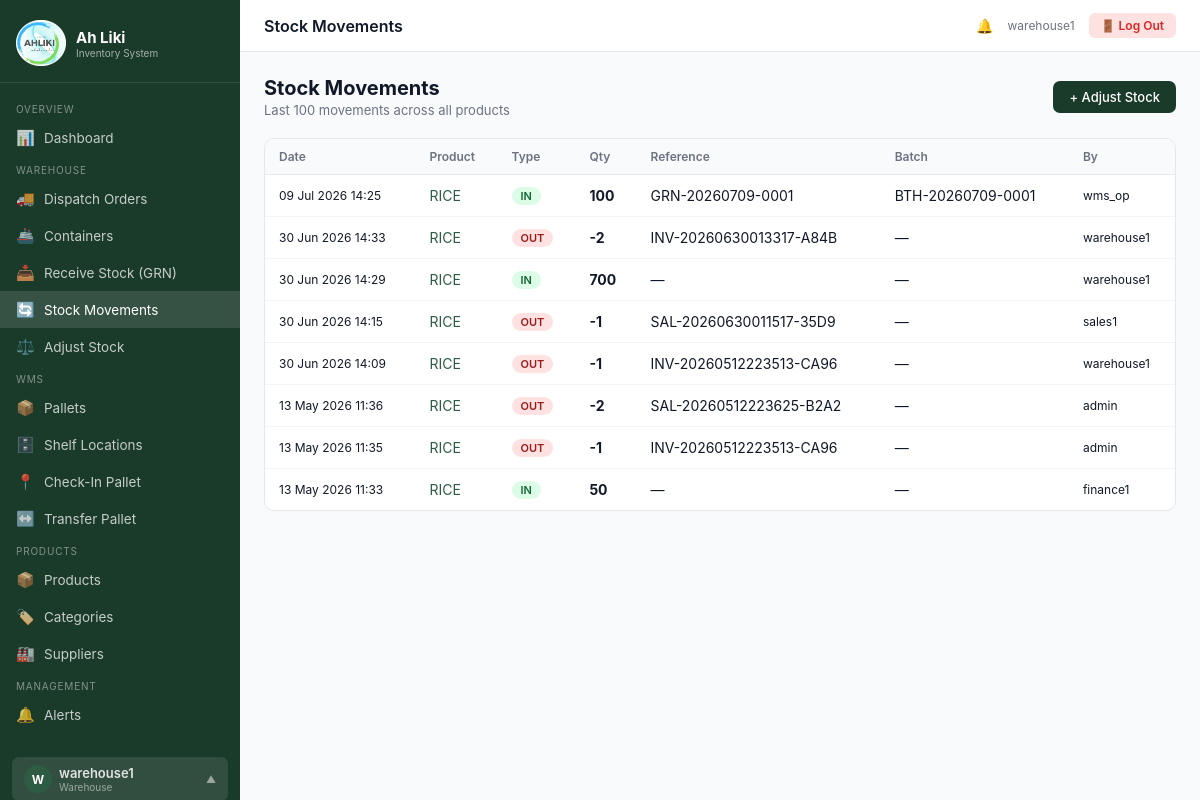
The app's page /stock/movements/ (signed in), older data.
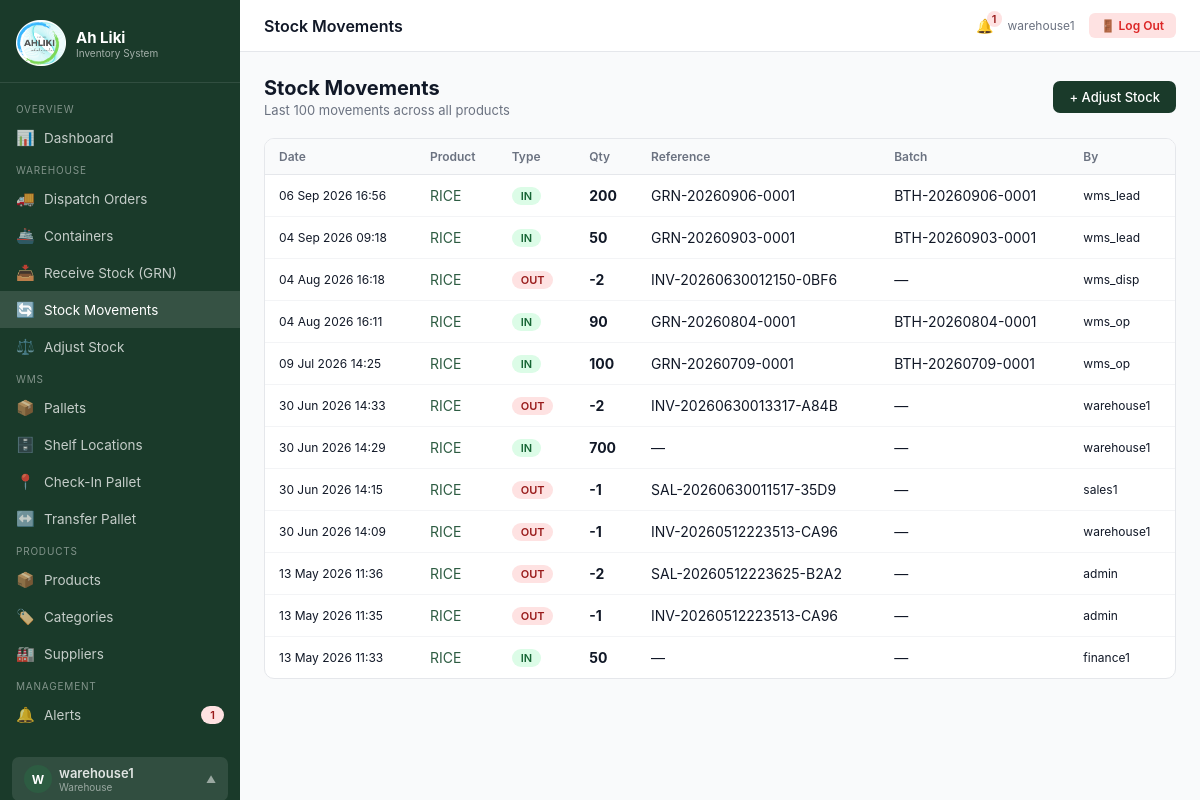
The same page, newer data.
### inventory/models.py (models this page shows, shortened)
class UserProfile(models.Model):
    ROLE_CHOICES = [
        ('admin', 'Admin'),
        ('manager', 'Manager'),
        ('finance', 'Finance'),
        ('warehouse', 'Warehouse Lead'),
        ('wms_operator', 'WMS Operator'),
        ('wms_dispatcher', 'WMS Dispatcher'),
        ('cashier', 'Sales / Cashier'),
        ('custom_broker', 'Customs Broker'),
    ]
    user = models.OneToOneField(User, on_delete=models.CASCADE, related_name='profile')
    role = models.CharField(max_length=20, choices=ROLE_CHOICES, default='cashier')

class StockMovement(models.Model):
    MOVEMENT_TYPES = [
        ('in', 'Stock In'),
        ('out', 'Stock Out'),
        ('adjustment', 'Adjustment'),
        ('return', 'Return'),
    ]
    product = models.ForeignKey(Product, on_delete=models.CASCADE, related_name='stock_movements')
    movement_type = models.CharField(max_length=20, choices=MOVEMENT_TYPES)
    quantity = models.IntegerField(help_text='Positive for in, negative for out')
    reference = models.CharField(max_length=200, blank=True, help_text='GRN or Sale number')
    batch_number = models.CharField(max_length=100, blank=True)
    expiry_date = models.DateField(null=True, blank=True)
    performed_by = models.ForeignKey(User, on_delete=models.SET_NULL, null=True)
    timestamp = models.DateTimeField(default=timezone.now)
    notes = models.TextField(blank=True)

class Product(models.Model):
    sku = models.CharField(max_length=100, unique=True)
    name = models.CharField(max_length=200)
    category = models.ForeignKey(Category, on_delete=models.SET_NULL, null=True, related_name='products')
    supplier = models.ForeignKey(Supplier, on_delete=models.SET_NULL, null=True, related_name='products')
    unit_price = models.DecimalField(max_digits=10, decimal_places=2)
    cost_price = models.DecimalField(max_digits=10, decimal_places=2, default=0)
    reorder_level = models.PositiveIntegerField(default=10, help_text='Alert when stock falls below this')
    unit = models.CharField(max_length=50, default='each', help_text='e.g. each, kg, litre, carton')
    barcode = models.CharField(max_length=200, blank=True)
    description = models.TextField(blank=True)
    is_active = models.BooleanField(default=True)
    created_at = models.DateTimeField(auto_now_add=True)

### inventory/views.py (the view)
# urls.py: path('stock/movements/', views.stock_movements, name='stock_movements'),
@login_required
@role_required('admin', 'warehouse')
def stock_movements(request):
    movements = StockMovement.objects.select_related('product', 'performed_by').order_by('-timestamp')[:100]
    return render(request, 'stock/movements.html', {'movements': movements})

### templates/stock/movements.html (shortened to what this page needs)
{% extends 'base.html' %}
{% block topbar_title %}Stock Movements{% endblock %}
{% block content %}
<div class="page-header">
  <div><h1>Stock Movements</h1><p>Last 100 movements across all products</p></div>
  <a href="{% url 'stock_adjust' %}" class="btn btn-primary">+ Adjust Stock</a>
</div>
<div class="card">
  <div class="table-wrap">
    <table>
      <thead><tr><th>Date</th><th>Product</th><th>Type</th><th>Qty</th><th>Reference</th><th>Batch</th><th>By</th></tr></thead>
      <tbody>
      {% for m in movements %}
      <tr>
        <td style="font-size:12px;white-space:nowrap">{{ m.timestamp|date:"d M Y H:i" }}</td>
        <td><a href="{% url 'product_detail' m.product.pk %}">{{ m.product.name }}</a></td>
        <td>{% if m.movement_type == 'in' %}<span class="badge badge-green">IN</span>{% elif m.movement_type == 'out' %}<span class="badge badge-red">OUT</span>{% else %}<span class="badge badge-gray">{{ m.get_movement_type_display }}</span>{% endif %}</td>
        <td><strong>{{ m.quantity }}</strong></td>
        <td>{{ m.reference|default:"—" }}</td>
        <td>{{ m.batch_number|default:"—" }}</td>
        <td style="font-size:12px">{{ m.performed_by.username|default:"—" }}</td>
      </tr>
      {% empty %}<tr><td colspan="7" style="text-align:center;color:var(--gray-500);padding:24px">No movements yet.</td></tr>{% endfor %}
      </tbody>
    </table>
  </div>
</div>
{% endblock %}

### templates/base.html (shortened to what this page needs)
<!DOCTYPE html>
<html lang="en">
<head>
{% load static %}
{% load custom_tags %}
<link rel="stylesheet" href="{% static 'css/main.css' %}">
</head>
<body>
{% with user_role=request.user|user_role %}
{% with is_admin=request.user.is_superuser %}
<div class="layout{% if user_role == 'wms_operator' or user_role == 'wms_dispatcher' %} wms-op-layout{% endif %}">
  <aside class="sidebar" id="sidebar">
    <div class="sidebar-brand">
      <div class="logo">
        <img src="{% static 'image/ahliki_logo.png' %}" alt="Ah Liki Logo" class="logo-image">
        <div>
          <div class="logo-text">Ah Liki</div>
          <div class="logo-sub">{% if user_role == 'wms_operator' %}WMS Operator{% elif user_role == 'wms_dispatcher' %}WMS Dispatcher{% elif user_role == 'custom_broker' %}Customs Broker{% else %}Inventory System{% endif %}</div>
        </div>
      </div>
    </div>
    <nav class="sidebar-nav">
      {% if user_role == 'wms_operator' %}
      <div class="nav-section">Home</div>
      <a href="{% url 'wms_dashboard' %}" class="{% if request.resolver_match.url_name == 'wms_dashboard' %}active{% endif %}">
        <span class="icon">🏠</span> WMS Dashboard
      </a>
      <div class="nav-section">Receive Stock</div>
      <a href="{% url 'grn_list' %}" class="{% if 'grn' in request.resolver_match.url_name %}active{% endif %}">
        <span class="icon">📥</span> Receive Stock (GRN)
      </a>
      <a href="{% url 'grn_add' %}" class="{% if request.resolver_match.url_name == 'grn_add' %}active{% endif %}">
        <span class="icon">➕</span> New GRN
      </a>
      <a href="{% url 'warehouse_container_list' %}" class="{% if 'container' in request.resolver_match.url_name and 'cms_' not in request.resolver_match.url_name %}active{% endif %}">
        <span class="icon">🚢</span> Containers
      </a>
      <div class="nav-section">WMS Operations</div>
      <a href="{% url 'wms_checkin' %}" class="{% if 'checkin' in request.resolver_match.url_name %}active{% endif %}">
        <span class="icon">📍</span> Check-In Pallet
      </a>
      <a href="{% url 'wms_transfer' %}" class="{% if 'transfer' in request.resolver_match.url_name %}active{% endif %}">
        <span class="icon">↔️</span> Transfer Pallet
      </a>
      <a href="{% url 'pallet_list' %}" class="{% if 'pallet' in request.resolver_match.url_name %}active{% endif %}">
        <span class="icon">📦</span> Pallets
      </a>
      <a href="{% url 'shelf_list' %}" class="{% if 'shelf' in request.resolver_match.url_name %}active{% endif %}">
        <span class="icon">🗄️</span> Shelf Locations
      </a>
      {% else %}
      {% if is_admin or user_role == 'admin' or user_role == 'warehouse' or user_role == 'finance' or user_role == 'manager' %}
      <div class="nav-section">Overview</div>
      <a href="{% url 'dashboard' %}" class="{% if request.resolver_match.url_name == 'dashboard' %}active{% endif %}">
        <span class="icon">📊</span> Dashboard
      </a>
      {% endif %}
      {% if is_admin or user_role == 'admin' or user_role == 'manager' or user_role == 'warehouse' %}
      <div class="nav-section">Warehouse</div>
      <a href="{% url 'warehouse_dispatch_list' %}" class="{% if 'dispatch' in request.resolver_match.url_name %}active{% endif %}">
        <span class="icon">🚚</span> Dispatch Orders
      </a>
      <a href="{% url 'warehouse_container_list' %}" class="{% if 'container' in request.resolver_match.url_name and 'cms_' not in request.resolver_match.url_name %}active{% endif %}">
        <span class="icon">🚢</span> Containers
      </a>
      <a href="{% url 'grn_list' %}" class="{% if 'grn' in request.resolver_match.url_name %}active{% endif %}">
        <span class="icon">📥</span> Receive Stock (GRN)
      </a>
      <a href="{% url 'stock_movements' %}" class="{% if 'stock_movements' in request.resolver_match.url_name %}active{% endif %}">
        <span class="icon">🔄</span> Stock Movements
      </a>
      <a href="{% url 'stock_adjust' %}" class="{% if 'stock_adjust' in request.resolver_match.url_name %}active{% endif %}">
        <span class="icon">⚖️</span> Adjust Stock
      </a>
      <div class="nav-section">WMS</div>
      <a href="{% url 'pallet_list' %}" class="{% if 'pallet' in request.resolver_match.url_name %}active{% endif %}">
        <span class="icon">📦</span> Pallets
      </a>
      <a href="{% url 'shelf_list' %}" class="{% if 'shelf' in request.resolver_match.url_name %}active{% endif %}">
        <span class="icon">🗄️</span> Shelf Locations
      </a>
      <a href="{% url 'wms_checkin' %}" class="{% if 'checkin' in request.resolver_match.url_name %}active{% endif %}">
        <span class="icon">📍</span> Check-In Pallet
      </a>
      <a href="{% url 'wms_transfer' %}" class="{% if 'transfer' in request.resolver_match.url_name %}active{% endif %}">
        <span class="icon">↔️</span> Transfer Pallet
      </a>
      {% endif %}
      {% if is_admin or user_role == 'admin' or user_role == 'manager' or user_role == 'warehouse' %}
      <div class="nav-section">Products</div>
      <a href="{% url 'product_list' %}" class="{% if 'product' in request.resolver_match.url_name %}active{% endif %}">
        <span class="icon">📦</span> Products
      </a>
      <a href="{% url 'category_list' %}" class="{% if 'category' in request.resolver_match.url_name %}active{% endif %}">
        <span class="icon">🏷️</span> Categories
      </a>
      <a href="{% url 'supplier_list' %}" class="{% if 'supplier' in request.resolver_match.url_name %}active{% endif %}">
        <span class="icon">🏭</span> Suppliers
      </a>
      {% elif user_role == 'finance' %}
      <div class="nav-section">Pricing</div>
      <a href="{% url 'product_list' %}" class="{% if 'product' in request.resolver_match.url_name %}active{% endif %}">
        <span class="icon">💰</span> Manage Prices
      </a>
      {% endif %}
      {% if is_admin or user_role == 'admin' or user_role == 'manager' %}
      <div class="nav-section">Management</div>
      {% if is_admin or user_role == 'admin' or user_role == 'manager' %}
      <a href="{% url 'manager_dashboard' %}" class="{% if 'manager_dashboard' in request.resolver_match.url_name %}active{% endif %}">
        <span class="icon">🏢</span> Manager View
      </a>
      {% endif %}
      <a href="{% url 'alert_list' %}" class="{% if 'alert' in request.resolver_match.url_name %}active{% endif %}">
        <span class="icon">🔔</span> Alerts
        {% if open_alerts_count %}<span class="badge badge-red" style="margin-left:auto">{{ open_alerts_count }}</span>{% endif %}
      </a>
      <a href="{% url 'reports' %}" class="{% if 'reports' in request.resolver_match.url_name %}active{% endif %}">
        <span class="icon">📈</span> Reports
      </a>
      {% if is_admin or user_role == 'admin' %}
      <a href="{% url 'user_list' %}" class="{% if 'user' in request.resolver_match.url_name %}active{% endif %}">
        <span class="icon">👥</span> Staff Users
      </a>
      {% endif %}
      {% elif user_role == 'warehouse' %}
      <div class="nav-section">Management</div>
      <a href="{% url 'alert_list' %}" class="{% if 'alert' in request.resolver_match.url_name %}active{% endif %}">
        <span class="icon">🔔</span> Alerts
        {% if open_alerts_count %}<span class="badge badge-red" style="margin-left:auto">{{ open_alerts_count }}</span>{% endif %}
      </a>
      {% endif %}
      {% endif %}
    </nav>
    <div style="padding:12px">
      <div class="user-menu" id="userMenu">
        <button class="user-btn" onclick="toggleUserMenu()">
          <div class="user-avatar">{{ request.user.first_name|first|upper|default:request.user.username|first|upper }}</div>
          <div class="user-info">
            <div class="user-name">{{ request.user.get_full_name|default:request.user.username }}</div>
            <div class="user-role">{% if request.user.is_authenticated %}{{ request.user|user_role|default:"Staff" }}{% else %}Guest{% endif %}</div>
          </div>
          <span class="dropdown-arrow">▲</span>
        </button>
      </div>
    </div>
  </aside>
  <div class="main">
    <div class="topbar">
      <div class="topbar-title">
        {% block topbar_title %}{% endblock %}
      </div>
      <div class="topbar-right">
        {% if is_admin or user_role == 'admin' or user_role == 'warehouse' or user_role == 'manager' %}
        <a href="{% url 'alert_list' %}" style="position:relative;color:var(--gray-700);text-decoration:none">
          🔔{% if open_alerts_count %}<span class="badge badge-red" style="position:absolute;top:-6px;right:-8px;padding:1px 5px">{{ open_alerts_count }}</span>{% endif %}
        </a>
        {% endif %}
        <a href="{% url 'profile' %}" style="font-size:12px;color:var(--gray-500);text-decoration:none">
          {{ request.user.get_full_name|default:request.user.username }}
        </a>
        <form method="post" action="{% url 'logout' %}" style="margin:0">
          <button type="submit" style="background:#fee2e2;border:none;color:#dc2626;padding:5px 12px;border-radius:6px;font-size:12px;cursor:pointer;font-family:inherit;font-weight:600">🚪 Log Out</button>
        </form>
      </div>
    </div>
    <div class="content">
      {% block content %}{% endblock %}
    </div>
  </div>
</div>
{% endwith %}
{% endwith %}
</body>
</html>

Row changes from the older to the newer data that the page shows:
added StockMovement: timestamp "06 Sep 2026 16:56", product.name "RICE", movement_type "IN", quantity "200", reference "GRN-20260906-0001", batch_number "BTH-20260906-0001", performed_by.username "wms_lead"
added StockMovement: timestamp "04 Sep 2026 09:18", product.name "RICE", movement_type "IN", quantity "50", reference "GRN-20260903-0001", batch_number "BTH-20260903-0001", performed_by.username "wms_lead"
added StockMovement: timestamp "04 Aug 2026 16:18", product.name "RICE", movement_type "OUT", quantity "-2", reference "INV-20260630012150-0BF6", batch_number "—", performed_by.username "wms_disp"
added StockMovement: timestamp "04 Aug 2026 16:11", product.name "RICE", movement_type "IN", quantity "90", reference "GRN-20260804-0001", batch_number "BTH-20260804-0001", performed_by.username "wms_op"
Text that changed along with them:
{{ open_alerts_count }}: (not shown) → "1"
